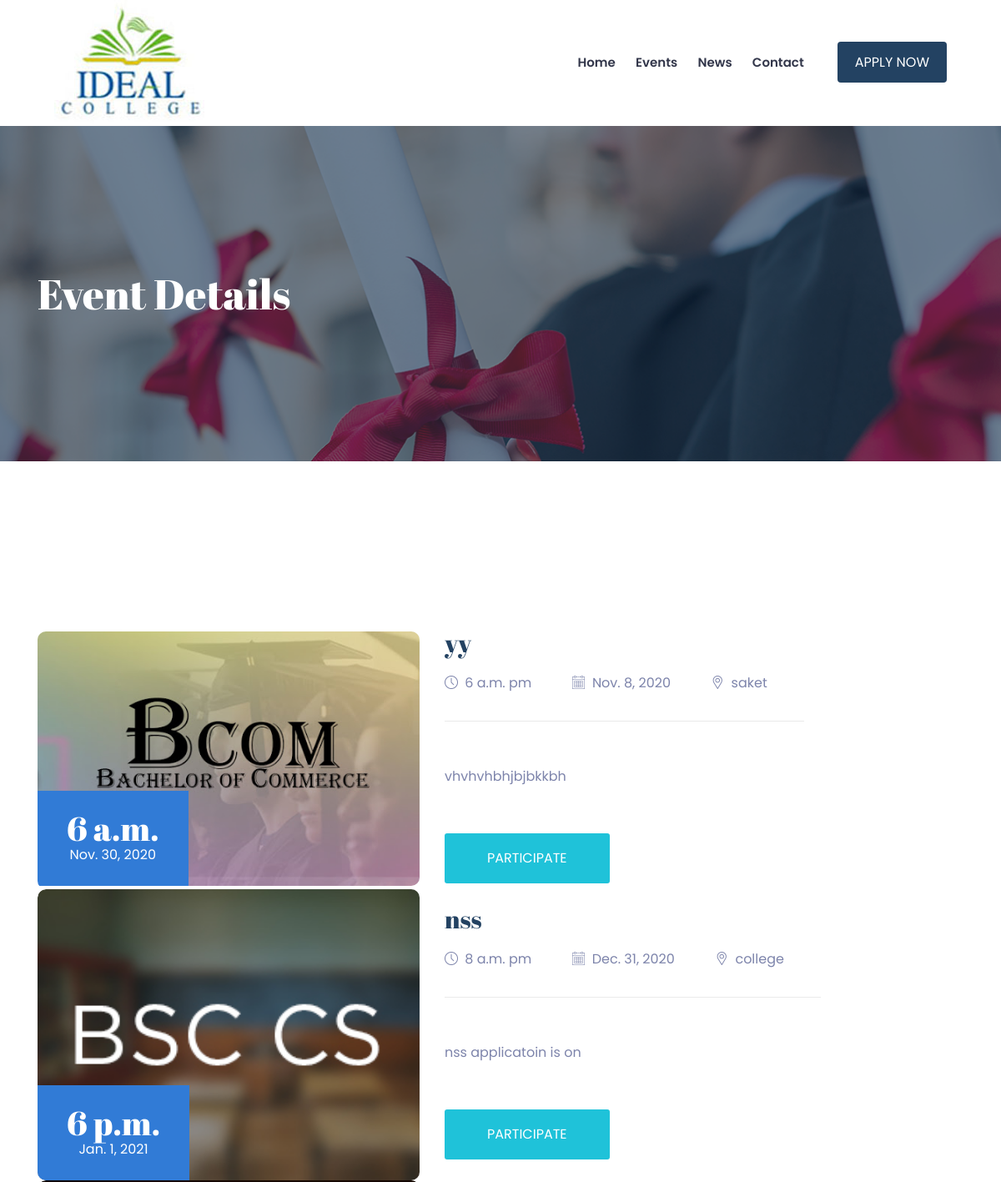
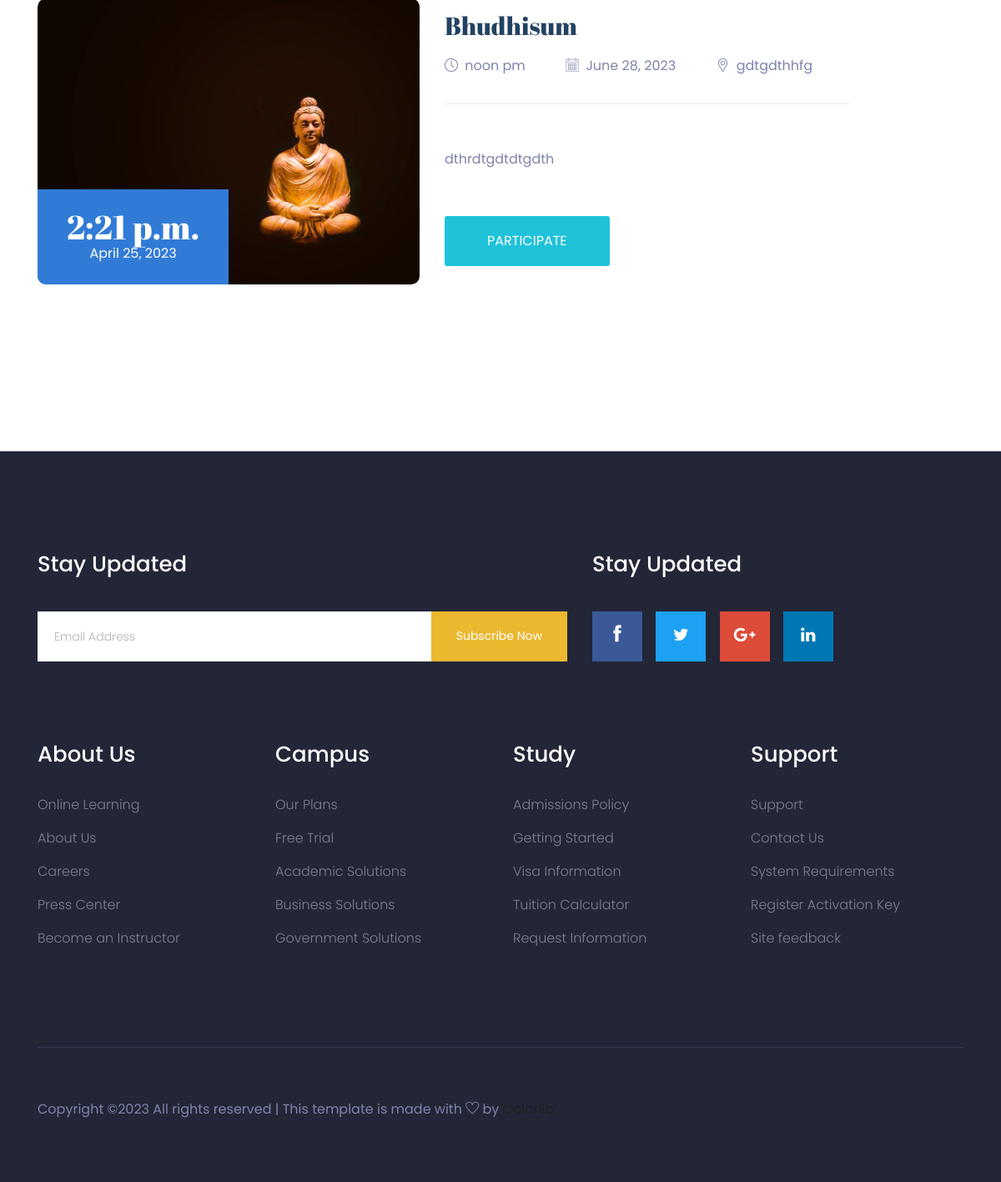
The app's page /Events with its own data (2 pictures, top to bottom).
### saket/models.py (models this page shows)
class NewEvent(models.Model):
    pho = models.ImageField(upload_to='media/', null=True, blank=True)
    title = models.CharField(max_length=50)
    post_time = models.TimeField(max_length=50)
    post_date = models.DateField(max_length=50)
    sub = models.CharField(max_length=50)
    dis = models.TextField(max_length=10000)
    event_time = models.TimeField(max_length=50,null=True, blank=True)
    event_date = models.DateField(max_length=50,null=True, blank=True)
    url = models.URLField(max_length=200, null=True, blank=True)
    button = models.CharField(max_length=200, choices=but_Choices, null=True, blank=True)

### saket/views.py (the view)
# urls.py: path('Events', views.event, name="event"),
def event(request):
    data = NewEvent.objects.all()
    context = {}
    context['event'] = data
    return render(request, 'event.html', context)

### saket/templates/event.html
{% extends "base.html" %}
{% load static %}
{% block content %}
    <div class="bradcam_area breadcam_bg">
        <div class="container">
            <div class="row">
                <div class="col-xl-12">
                    <div class="bradcam_text">
                        <h3>event details</h3>
                    </div>
                </div>
            </div>
        </div>
    </div>
    <div class="event_details_area section__padding">
        <div class="container">
            {%for i in event %}
                <div class="row">
                    <div class="col-lg-12">
                        <div class="single_event d-flex align-items-center">
                            <div class="thumb">
                                <img src="{{i.pho.url}}"alt="">
                                <div class="date text-center">
                                    <h4>{{i.event_time}}</h4>
                                    <span>{{i.event_date}}</span>
                                </div>
                            </div>
                            <div class="event_details_info">
                                <div class="event_info">
                                    <a href="#">
                                        <h4>{{i.title}}</h4>
                                     </a>
                                    <p><span> <i class="flaticon-clock"></i> {{i.post_time}} pm</span> <span> <i class="flaticon-calendar"></i> {{i.post_date}}</span> <span> <i class="flaticon-placeholder"></i> {{i.sub}}</span> </p>
                                </div>
                                <p class="event_info_text">
                                    {{i.dis}}
                                </p>
                                <a href="{{i.url}}" class="boxed-btn3">Participate</a>
                            </div>
                        </div>
                    </div>
                </div>
            {%endfor%}
        </div>
    </div>
{% endblock %}

### saket/templates/base.html (shortened to what this page needs)
{%load static%}
<!doctype html>
<html class="no-js" lang="en">
<head>
    <link rel="stylesheet" href="{% static 'css/bootstrap.min.css' %}">
    <link rel="stylesheet" href="{% static 'css/owl.carousel.min.css' %}">
    <link rel="stylesheet" href="{% static 'css/magnific-popup.css' %}">
    <link rel="stylesheet" href="{% static 'css/font-awesome.min.css' %}">
    <link rel="stylesheet" href="{% static 'css/themify-icons.css' %}">
    <link rel="stylesheet" href="{% static 'css/nice-select.css' %}">
    <link rel="stylesheet" href="{% static 'css/flaticon.css' %}">
    <link rel="stylesheet" href="{% static 'css/gijgo.css' %}">
    <link rel="stylesheet" href="{% static 'css/animate.css' %}">
    <link rel="stylesheet" href="{% static 'css/slicknav.css' %}">
    <link rel="stylesheet" href="{% static 'css/style.css' %}">
</head>
<body>
    <header>
        <div class="header-area ">
            <div id="sticky-header" class="main-header-area">
                <div class="container-fluid">
                    <div class="row">
                        <div class="col-lg-12">
                            <div class="header_wrap d-flex justify-content-between align-items-center">
                                <div class="header_left">
                                    <div class="logo">
                                        <a href="">
                                            <img src="{% static '/img/Ideal Logo.jfif' %}" alt="">
                                        </a>
                                    </div>
                                </div>
                                <div class="header_right d-flex align-items-center">
                                    <div class="main-menu  d-none d-lg-block">
                                        <nav>
                                            <ul id="navigation">
                                                <li><a  href="{% url 'index' %}">Home</a></li>
                                                <li><a  href="{% url 'event' %}">Events</a></li>
                                                <li><a  href="{% url 'news' %}">News</a></li>
                                                <li><a href="{% url 'contact' %}">Contact</a></li>
                                            </ul>
                                        </nav>
                                    </div>
                                    <div class="Appointment">
                                        <div class="book_btn d-none d-lg-block">
                                            <a  href="{% url 'Admissions' %}">Apply NOw</a>
                                        </div>
                                    </div>
                                </div>
                            </div>
                        </div>
                        <div class="col-12">
                        </div>
                    </div>
                </div>
            </div>
        </div>
    </header>
    {% block content %}
    {% endblock %}
    <footer class="footer">
        <div class="footer_top">
            <div class="container">
                <div class="newsLetter_wrap">
                    <div class="row justify-content-between">
                        <div class="col-md-7">
                            <div class="footer_widget">
                                <h3 class="footer_title">
                                    Stay Updated
                                </h3>
                                <form action="#" class="newsletter_form">
                                    <input type="text" placeholder="Email Address">
                                    <button type="submit">Subscribe Now</button>
                                </form>
                            </div>
                        </div>
                        <div class="col-md-12 col-lg-5">
                            <div class="footer_widget">
                                <h3 class="footer_title">
                                    Stay Updated
                                </h3>
                                <div class="socail_links">
                                    <ul>
                                        <li>
                                            <a href="#">
                                                <i class="ti-facebook"></i>
                                            </a>
                                        </li>
                                        <li>
                                            <a href="#">
                                                <i class="fa fa-twitter"></i>
                                            </a>
                                        </li>
                                        <li>
                                            <a href="#">
                                                <i class="fa fa-google-plus"></i>
                                            </a>
                                        </li>
                                        <li>
                                            <a href="#">
                                                <i class="fa fa-linkedin"></i>
                                            </a>
                                        </li>
                                    </ul>
                                </div>
                            </div>
                        </div>
                    </div>
                </div>
                <div class="row">
                    <div class="col-xl-3 col-md-6 col-lg-3">
                        <div class="footer_widget">
                            <h3 class="footer_title">
                                About Us
                            </h3>
                            <ul>
                                <li><a href="#">Online Learning</a></li>
                                <li><a href="#">About Us</a></li>
                                <li><a href="#">Careers</a></li>
                                <li><a href="#">Press Center</a></li>
                                <li><a href="#">Become an Instructor</a></li>
                            </ul>
                        </div>
                    </div>
                    <div class="col-xl-3 col-md-6 col-lg-3">
                        <div class="footer_widget">
                            <h3 class="footer_title">
                                Campus
                            </h3>
                            <ul>
                                <li><a href="#">Our Plans</a></li>
                                <li><a href="#">Free Trial</a></li>
                                <li><a href="#">Academic Solutions</a></li>
                                <li><a href="#">Business Solutions</a></li>
                                <li><a href="#">Government Solutions</a></li>
                            </ul>
                        </div>
                    </div>
                    <div class="col-xl-3 col-md-6 col-lg-3">
                        <div class="footer_widget">
                            <h3 class="footer_title">
                                Study
                            </h3>
                            <ul>
                                <li><a href="#">Admissions Policy</a></li>
                                <li><a href="#">Getting Started</a></li>
                                <li><a href="#">Visa Information</a></li>
                                <li><a href="#">Tuition Calculator</a></li>
                                <li><a href="#">Request Information</a></li>
                            </ul>
                        </div>
                    </div>
                    <div class="col-xl-3 col-md-6 col-lg-3">
                        <div class="footer_widget">
                            <h3 class="footer_title">
                                Support
                            </h3>
                            <ul>
                                <li><a href="#">Support</a></li>
                                <li><a href="#">Contact Us</a></li>
                                <li><a href="#">System Requirements</a></li>
                                <li><a href="#">Register Activation Key</a></li>
                                <li><a href="#">Site feedback</a></li>
                            </ul>
                        </div>
                    </div>
                </div>
            </div>
        </div>
        <div class="copy-right_text">
            <div class="container">
                <div class="footer_border"></div>
                <div class="row">
                    <div class="col-xl-12">
                        <p class="copy_right text-center">
                            <p>
  Copyright &copy;<script>document.write(new Date().getFullYear());</script> All rights reserved | This template is made with <i class="ti-heart" aria-hidden="true"></i> by <a href="https://colorlib.com" target="_blank">Colorlib</a>
  </p>
                        </p>
                    </div>
                </div>
            </div>
        </div>
    </footer>
</body>
</html>

### records on screen
NewEvent: pho (picture), event_time "6 a.m.", event_date "Nov. 30, 2020", title "yy", post_time "6 a.m.", post_date "Nov. 8, 2020", sub "saket", dis "vhvhvhbhjbjbkkbh"
NewEvent: pho (picture), event_time "6 p.m.", event_date "Jan. 1, 2021", title "nss", post_time "8 a.m.", post_date "Dec. 31, 2020", sub "college", dis "nss applicatoin is on"
NewEvent: pho (picture), event_time "2:21 p.m.", event_date "April 25, 2023", title "Bhudhisum", post_time "noon", post_date "June 28, 2023", sub "gdtgdthhfg", dis "dthrdtgdtdtgdth"
